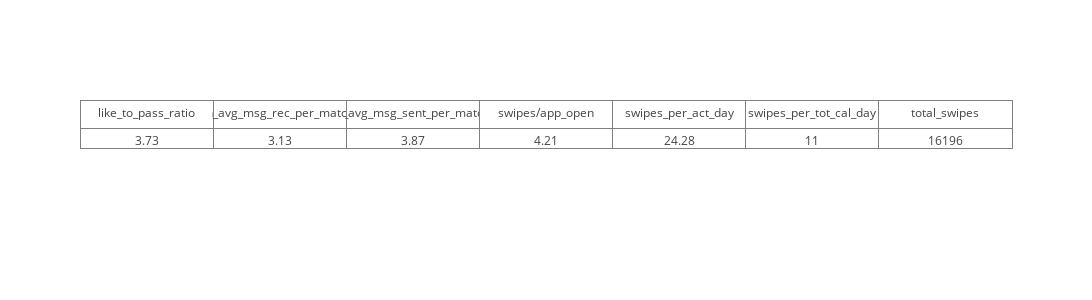

Notebook code cell kept with this figure:
### Code cell
iplot(fig)

### Figure 1 — Plotly figure (JSON) as saved in the notebook; plotly's stock layout.template omitted (floating-point values rounded to 4 significant figures)
{"data": [{"cells": {"values": [3.73, 3.13, 3.87, 4.21, 24.28, 11, 16196]}, "header": {"values": ["like_to_pass_ratio", "n_avg_msg_rec_per_match", "n_avg_msg_sent_per_match", "swipes/app_open", "swipes_per_act_day", "swipes_per_tot_cal_day", "total_swipes"]}, "name": "Derived Usage Metrics", "type": "table", "uid": "88f8909c-39dd-41b7-86f3-505367585a5c"}], "layout": {"height": 300, "width": 1300}}
